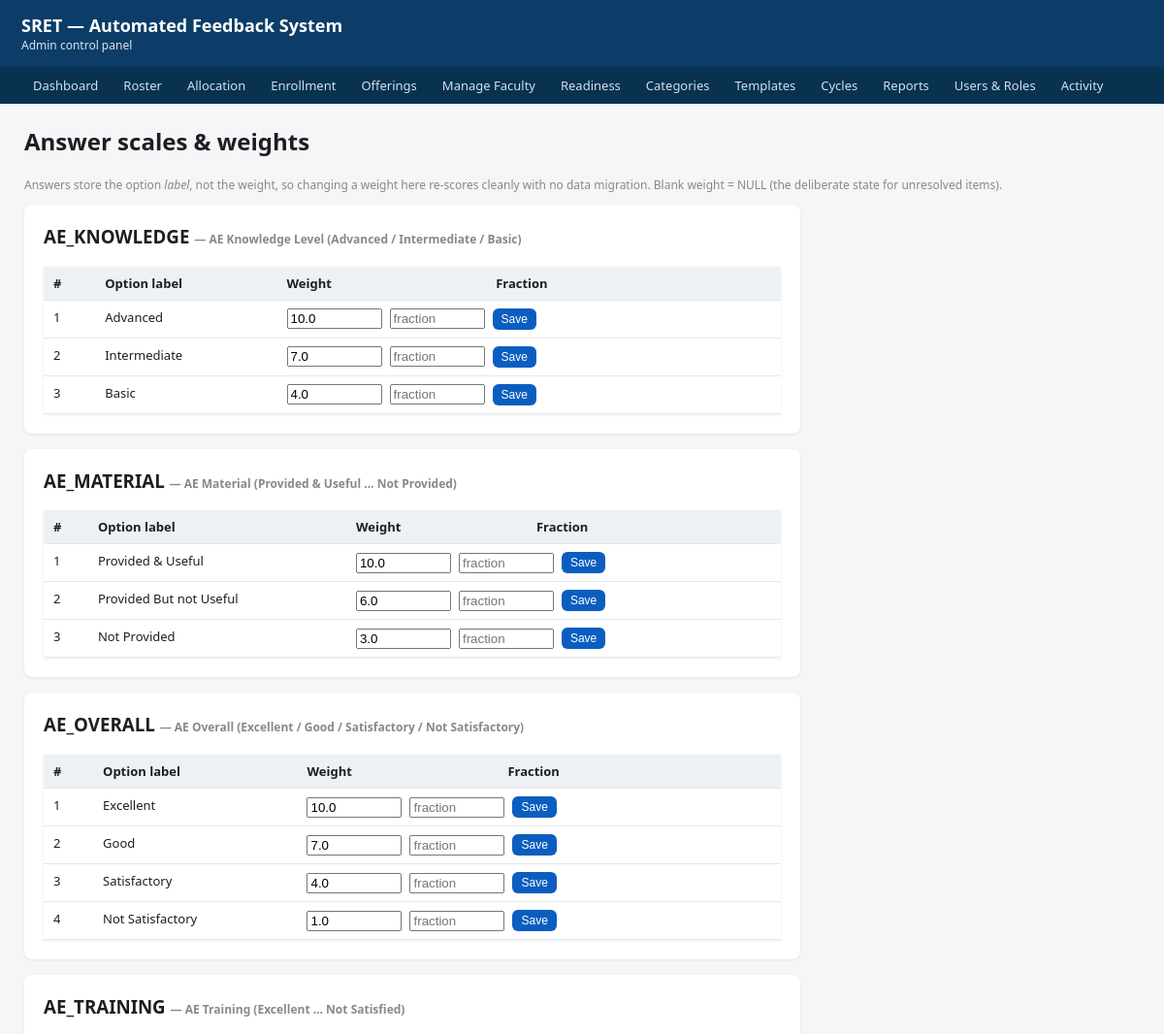
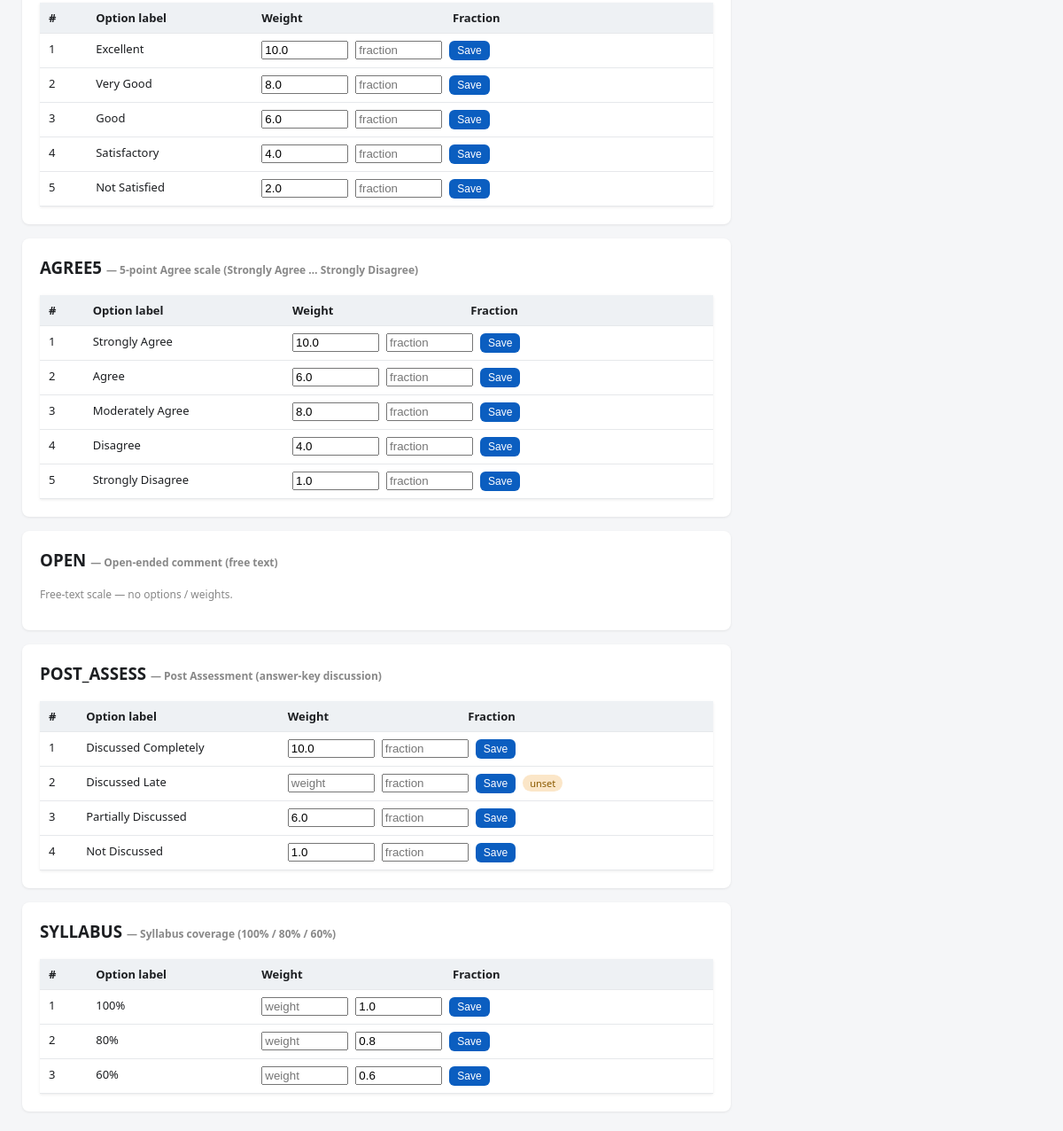
The page /admin/scales on the database its author committed (2 pictures, top to bottom).
### tables this page shows
CREATE TABLE scale (
    id          INTEGER PRIMARY KEY AUTOINCREMENT,
    code        TEXT    NOT NULL UNIQUE,   -- stable key referenced by seed + code
    name        TEXT    NOT NULL,          -- description for the admin UI
    is_free_text INTEGER NOT NULL DEFAULT 0 -- 1 = open comment (no options/weights)
);

CREATE TABLE scale_option (
    id            INTEGER PRIMARY KEY AUTOINCREMENT,
    scale_id      INTEGER NOT NULL,        -- which scale this option belongs to
    label         TEXT    NOT NULL,        -- verbatim option text, e.g. 'Strongly Agree'
    weight        REAL,                    -- scoring weight; NULL for syllabus fractions/open
    fraction      REAL,                    -- for syllabus scale: 1.0/0.8/0.6 (spec 10.1)
    display_order INTEGER NOT NULL,        -- left-to-right position on the form
    FOREIGN KEY (scale_id) REFERENCES scale(id)
);

### admin/config_routes.py (the view)
@admin_bp.route("/scales")
def scales_list():
    conn = get_master()
    scales = conn.execute("SELECT * FROM scale ORDER BY code").fetchall()
    data = []
    for s in scales:
        opts = conn.execute(
            "SELECT * FROM scale_option WHERE scale_id=? ORDER BY display_order",
            (s["id"],)).fetchall()
        data.append({"scale": s, "options": opts})
    conn.close()
    return render_template("scales_list.html", data=data)

### activity_log.py (called while the page is built, shortened)
def _should_log(response):
    if request.blueprint == "student":
        return False
    if request.endpoint == "static" or request.endpoint is None:
        return False
    if request.method in _MUTATING_METHODS:
        return True
    if request.endpoint in SENSITIVE_GET:
        return True
    return False

def _after_request(response):
    try:
        if not _should_log(response):
            return response
    except Exception as exc:            # noqa: BLE001 — the hook must be bullet-proof
        print("activity_log: after_request hook error — %s" % exc, file=sys.stderr)
    return response

### db.py (called while the page is built)
def _configure(conn: sqlite3.Connection) -> sqlite3.Connection:
    conn.row_factory = sqlite3.Row
    conn.execute("PRAGMA journal_mode=WAL;")
    conn.execute("PRAGMA foreign_keys=ON;")
    conn.execute("PRAGMA synchronous=NORMAL;")
    return conn

def _ensure_data_dir() -> None:
    os.makedirs(Config.DATA_DIR, exist_ok=True)

def get_master() -> sqlite3.Connection:
    _ensure_data_dir()
    conn = sqlite3.connect(Config.MASTER_DB)
    return _configure(conn)

### templates/scales_list.html (shortened to what this page needs)
{% extends "base.html" %}
{% block content %}
  <h2 style="margin-top:0">Answer scales &amp; weights</h2>
  <p class="muted">Answers store the option <em>label</em>, not the weight, so changing a weight here re-scores cleanly with no data migration. Blank weight = NULL (the deliberate state for unresolved items).</p>
  {% for d in data %}
    <div class="card">
      <h3 style="margin-top:0">{{ d.scale.code }} <span class="muted">— {{ d.scale.name }}</span></h3>
      {% if d.scale.is_free_text %}
        <p class="muted">Free-text scale — no options / weights.</p>
      {% else %}
        <table>
          <thead><tr><th>#</th><th>Option label</th><th>Weight</th><th>Fraction</th><th></th></tr></thead>
          <tbody>
            {% for o in d.options %}
              <tr>
                <td>{{ o.display_order }}</td>
                <td>{{ o.label }}</td>
                <td colspan="3">
                  <form method="post" action="{{ url_for('admin.scale_option_weight', option_id=o.id) }}"
                        style="display:flex; gap:8px; align-items:center">
                    <input name="weight" value="{{ o.weight if o.weight is not none else '' }}" placeholder="weight" style="width:90px">
                    <input name="fraction" value="{{ o.fraction if o.fraction is not none else '' }}" placeholder="fraction" style="width:90px">
                    <button class="btn small" type="submit">Save</button>
                    {% if o.weight is none and o.fraction is none %}<span class="pill warn">unset</span>{% endif %}
                  </form>
                </td>
              </tr>
            {% endfor %}
          </tbody>
        </table>
      {% endif %}
    </div>
  {% endfor %}
{% endblock %}

### templates/base.html (style rules this page uses)
body { font-family: system-ui, Arial, sans-serif; margin: 0; background:#f5f6f8; color:#1c1e21; }
table { border-collapse:collapse; width:100%; background:#fff; box-shadow:0 1px 3px rgba(0,0,0,.08); }
th, td { text-align:left; padding:8px 10px; border-bottom:1px solid #e6e8eb; font-size:13px; vertical-align:top; }
th { background:#eef1f4; position:sticky; top:0; }
.pill { display:inline-block; padding:2px 8px; border-radius:10px; font-size:11px; }
.pill.warn { background:#fbe6c8; color:#8a5a00; }
a.btn, button.btn { display:inline-block; background:#0b5ec0; color:#fff; border:none; padding:7px 13px; border-radius:6px; font-size:13px; text-decoration:none; cursor:pointer; }
a.btn.small, button.btn.small { padding:4px 9px; font-size:12px; }
.card { background:#fff; padding:20px; border-radius:8px; box-shadow:0 1px 3px rgba(0,0,0,.08); max-width:760px; margin-bottom:16px; }
.muted { color:#888; font-size:12px; }

### rows shown on the page
scale: scale.code "AE_KNOWLEDGE", scale.name "AE Knowledge Level (Advanced / Intermediate / Basic)", is_free_text 0 (drawn)
scale_option: display_order "1", label "Advanced", weight "10.0"
scale_option: display_order "2", label "Intermediate", weight "7.0"
scale_option: display_order "3", label "Basic", weight "4.0"
scale: scale.code "AE_MATERIAL", scale.name "AE Material (Provided & Useful … Not Provided)", is_free_text 0 (drawn)
scale_option: display_order "1", label "Provided & Useful", weight "10.0"
scale_option: display_order "2", label "Provided But not Useful", weight "6.0"
scale_option: display_order "3", label "Not Provided", weight "3.0"
scale: scale.code "AE_OVERALL", scale.name "AE Overall (Excellent / Good / Satisfactory / Not Satisfactory)", is_free_text 0 (drawn)
scale_option: display_order "1", label "Excellent", weight "10.0"
scale_option: display_order "2", label "Good", weight "7.0"
scale_option: display_order "3", label "Satisfactory", weight "4.0"
scale_option: display_order "4", label "Not Satisfactory", weight "1.0"
scale: scale.code "AE_TRAINING", scale.name "AE Training (Excellent … Not Satisfied)", is_free_text 0 (drawn)
scale_option: display_order "1", label "Excellent", weight "10.0"
scale_option: display_order "2", label "Very Good", weight "8.0"
scale_option: display_order "3", label "Good", weight "6.0"
scale_option: display_order "4", label "Satisfactory", weight "4.0"
scale_option: display_order "5", label "Not Satisfied", weight "2.0"
scale: scale.code "AGREE5", scale.name "5-point Agree scale (Strongly Agree … Strongly Disagree)", is_free_text 0 (drawn)
scale_option: display_order "1", label "Strongly Agree", weight "10.0"
scale_option: display_order "2", label "Agree", weight "6.0"
scale_option: display_order "3", label "Moderately Agree", weight "8.0"
scale_option: display_order "4", label "Disagree", weight "4.0"
scale_option: display_order "5", label "Strongly Disagree", weight "1.0"
scale: scale.code "OPEN", scale.name "Open-ended comment (free text)"
scale: scale.code "POST_ASSESS", scale.name "Post Assessment (answer-key discussion)", is_free_text 0 (drawn)
scale_option: display_order "1", label "Discussed Completely", weight "10.0"
scale_option: display_order "2", label "Discussed Late", shows "unset"
scale_option: display_order "3", label "Partially Discussed", weight "6.0"
scale_option: display_order "4", label "Not Discussed", weight "1.0"
scale: scale.code "SYLLABUS", scale.name "Syllabus coverage (100% / 80% / 60%)", is_free_text 0 (drawn)
scale_option: display_order "1", label "100%", fraction "1.0"
scale_option: display_order "2", label "80%", fraction "0.8"
scale_option: display_order "3", label "60%", fraction "0.6"
